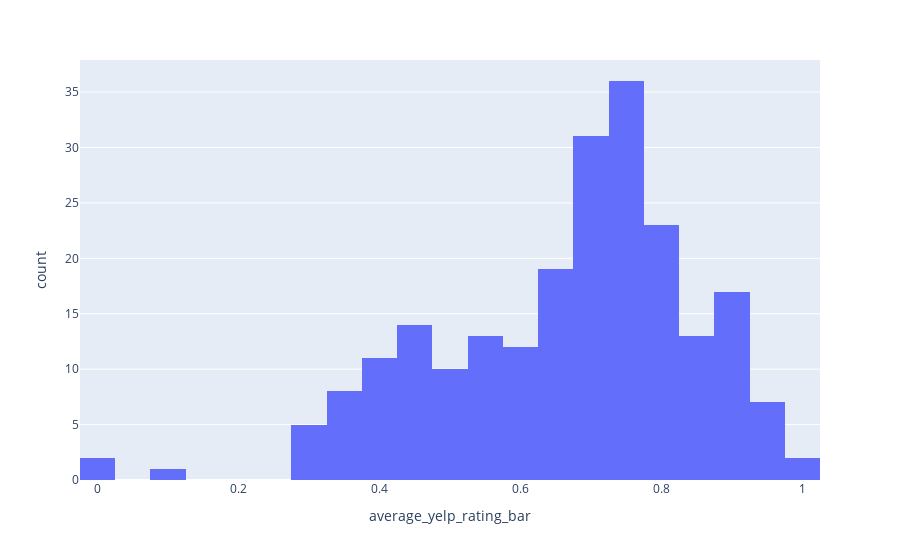
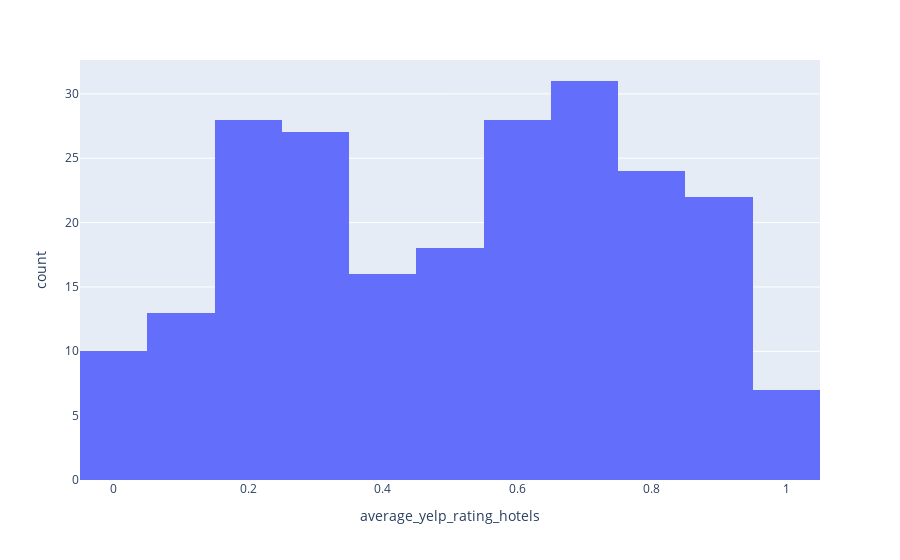
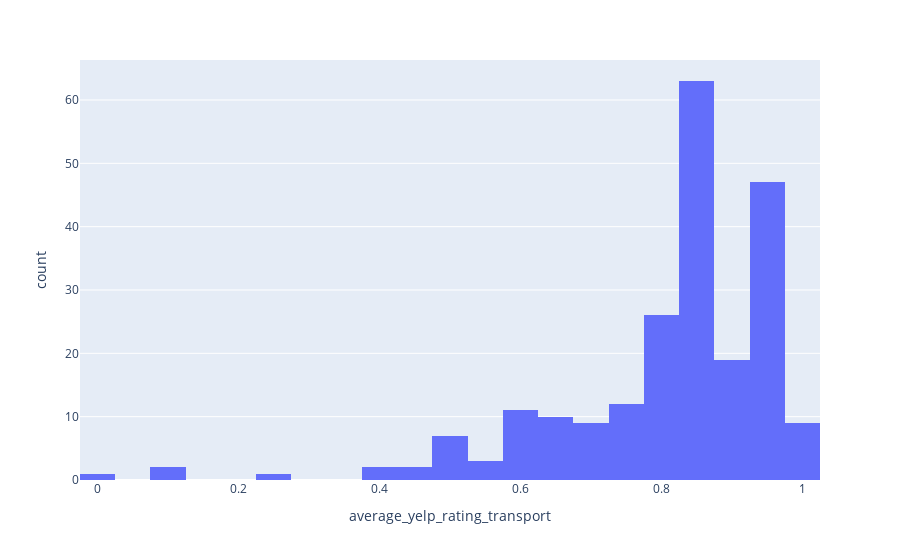

Notebook code for these charts, in order:
### Markdown cell above
### Histograms of Normalized YELP features

### Code cell
normalized_YELP_columns = df_to_normalize.columns[16:19]
for feature in normalized_YELP_columns:
    fig = px.histogram(df_to_normalize, x = feature)
    fig.show()

### Figure 1 — Plotly figure (JSON) as saved in the notebook; plotly's stock layout.template omitted (floating-point values rounded to 4 significant figures; data arrays with more than 128 entries replaced by an {"elided": "..."} marker saying what was removed)
{"data": [{"alignmentgroup": "True", "bingroup": "x", "hovertemplate": "average_yelp_rating_bar=%{x}<br>count=%{y}<extra></extra>", "legendgroup": "", "marker": {"color": "#636efa", "pattern": {"shape": ""}}, "name": "", "offsetgroup": "", "orientation": "v", "showlegend": false, "type": "histogram", "x": {"elided": "224 float values"}, "xaxis": "x", "yaxis": "y"}], "layout": {"autosize": true, "barmode": "relative", "legend": {"tracegroupgap": 0}, "margin": {"t": 60}, "xaxis": {"anchor": "y", "autorange": true, "domain": [0, 1], "range": [-0.025, 1.025], "title": {"text": "average_yelp_rating_bar"}, "type": "linear"}, "yaxis": {"anchor": "x", "autorange": true, "domain": [0, 1], "range": [0, 37.89], "title": {"text": "count"}}}}

### Figure 2 — Plotly figure (JSON) as saved in the notebook; plotly's stock layout.template omitted (floating-point values rounded to 4 significant figures; data arrays with more than 128 entries replaced by an {"elided": "..."} marker saying what was removed)
{"data": [{"alignmentgroup": "True", "bingroup": "x", "hovertemplate": "average_yelp_rating_hotels=%{x}<br>count=%{y}<extra></extra>", "legendgroup": "", "marker": {"color": "#636efa", "pattern": {"shape": ""}}, "name": "", "offsetgroup": "", "orientation": "v", "showlegend": false, "type": "histogram", "x": {"elided": "224 float values"}, "xaxis": "x", "yaxis": "y"}], "layout": {"autosize": true, "barmode": "relative", "legend": {"tracegroupgap": 0}, "margin": {"t": 60}, "xaxis": {"anchor": "y", "autorange": true, "domain": [0, 1], "range": [-0.05, 1.05], "title": {"text": "average_yelp_rating_hotels"}, "type": "linear"}, "yaxis": {"anchor": "x", "autorange": true, "domain": [0, 1], "range": [0, 32.63], "title": {"text": "count"}}}}

### Figure 3 — Plotly figure (JSON) as saved in the notebook; plotly's stock layout.template omitted (floating-point values rounded to 4 significant figures; data arrays with more than 128 entries replaced by an {"elided": "..."} marker saying what was removed)
{"data": [{"alignmentgroup": "True", "bingroup": "x", "hovertemplate": "average_yelp_rating_transport=%{x}<br>count=%{y}<extra></extra>", "legendgroup": "", "marker": {"color": "#636efa", "pattern": {"shape": ""}}, "name": "", "offsetgroup": "", "orientation": "v", "showlegend": false, "type": "histogram", "x": {"elided": "224 float values"}, "xaxis": "x", "yaxis": "y"}], "layout": {"autosize": true, "barmode": "relative", "legend": {"tracegroupgap": 0}, "margin": {"t": 60}, "xaxis": {"anchor": "y", "autorange": true, "domain": [0, 1], "range": [-0.025, 1.025], "title": {"text": "average_yelp_rating_transport"}, "type": "linear"}, "yaxis": {"anchor": "x", "autorange": true, "domain": [0, 1], "range": [0, 66.32], "title": {"text": "count"}}}}
